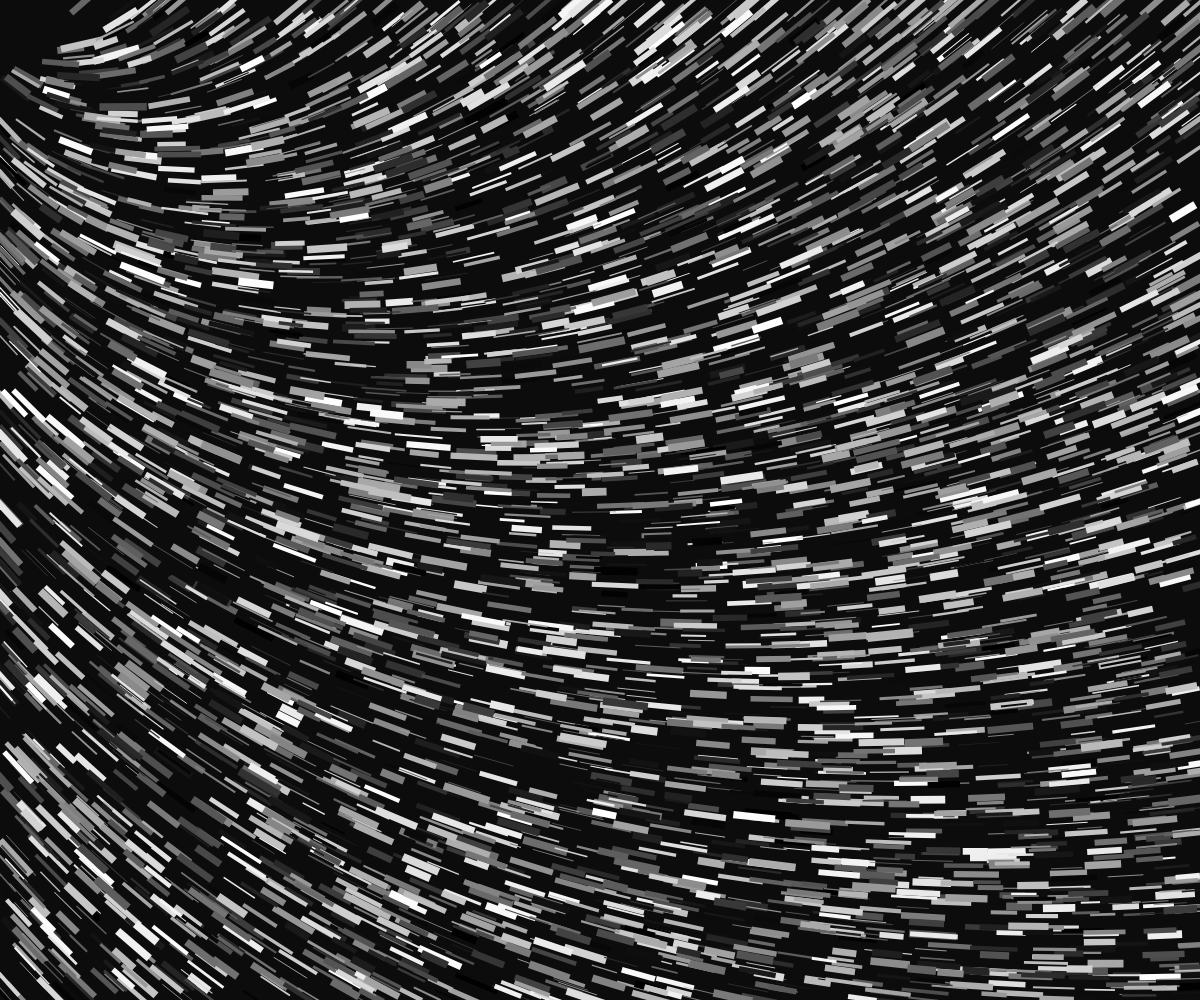
Frame 1 (no input)
Frame 60 (no input): identical to frame 1, image omitted
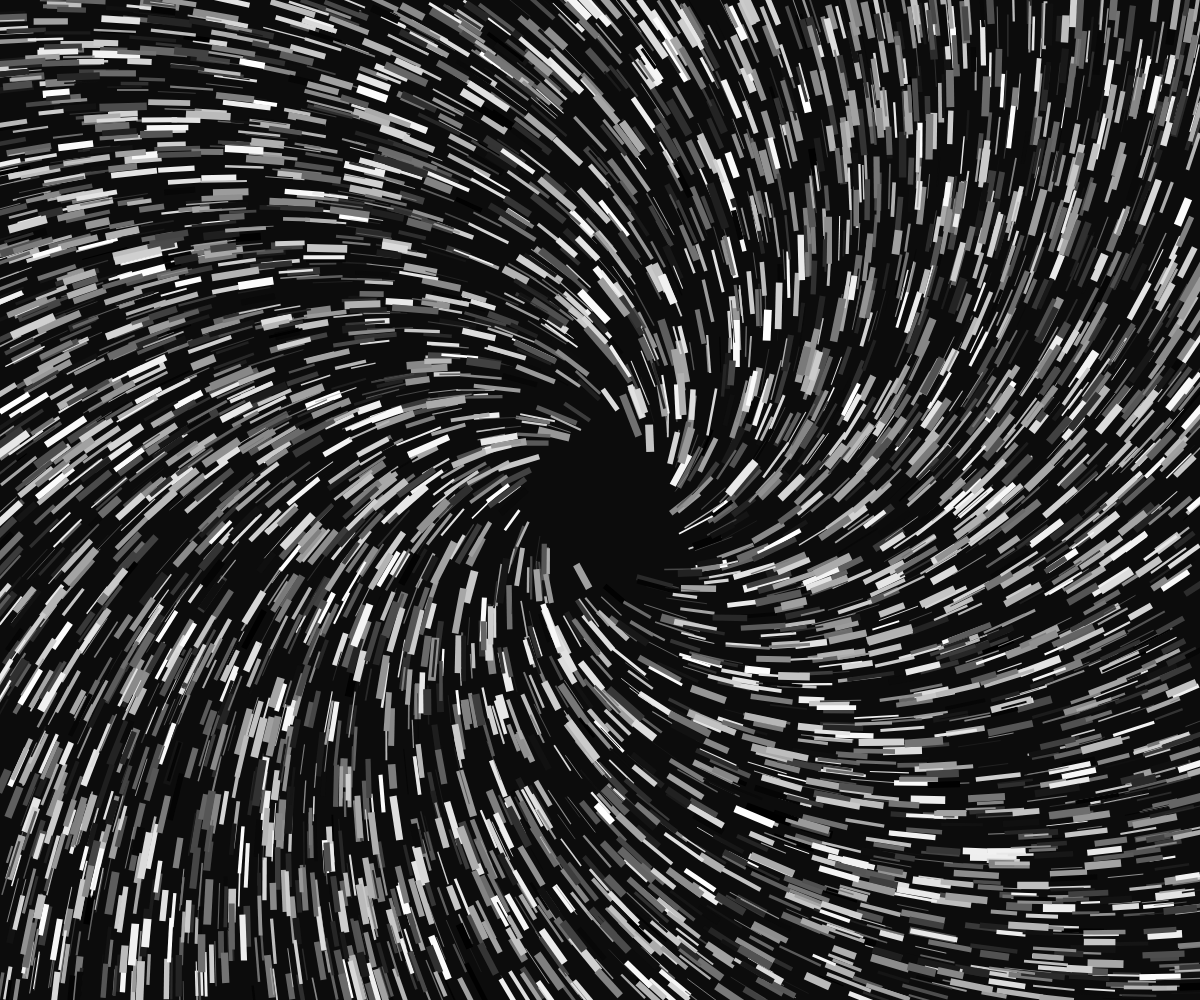
Frame 120 (the mouse pressed at the canvas centre since frame 60)

The p5.js sketch that drew these frames (run headless with seeded random() and noise() and a simulated clock; from frame 60 on, the mouse is pressed at the canvas centre):

// p5.js sketch
// ── sketch.js
let p = [];

function setup() {
  createCanvas(windowWidth, windowHeight);
  strokeCap(SQUARE);
  
  for (let i = 0; i < width * height / 256; i ++) p.push(new po(random(width), random(height)));
}

function draw() {
  background(12);
  
  for (let i in p) {
    if (dist(p[i].x, p[i].y, mouseX, mouseY) > p[i].l / 2 + 64) p[i].draw();
  }
}

function po(x, y) {
  this.x = x;
  this.y = y;
  this.l = random(24, 48);
  this.w = random(0.2, 8);
  this.c = random(255);
  //this.c = color(random(255), random(255), random(255));
  this.draw = function() {
    push();
    translate(this.x, this.y);
    rotate(atan2(this.y - mouseY, this.x - mouseX) - 0.72);
    //stroke(this.c);
    stroke(this.c);
    strokeWeight(this.w);
    line(-this.l / 2, 0, this.l / 2, 0);
    pop();
  }
}
